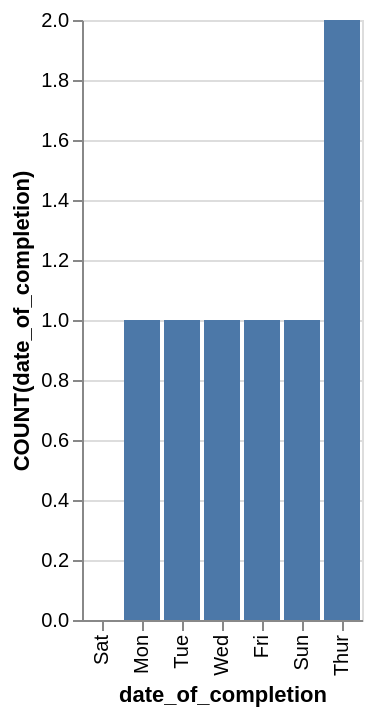

Write the Vega-Lite specification saved for this chart.
### Vega-Lite specification from a JSON file in a GitHub repository (floating-point values rounded to 4 significant figures)
{"data": {"values": [{"x_data": "Mon", "y_data": 1}, {"x_data": "Tue", "y_data": 1}, {"x_data": "Wed", "y_data": 1}, {"x_data": "Thur", "y_data": 2}, {"x_data": "Fri", "y_data": 1}, {"x_data": "Sat", "y_data": 0}, {"x_data": "Sun", "y_data": 1}]}, "mark": "bar", "encoding": {"x": {"field": "x_data", "type": "nominal", "title": "date_of_completion", "sort": {"op": "sum", "field": "y_data", "order": "ascending"}}, "y": {"field": "y_data", "type": "quantitative", "title": "COUNT(date_of_completion)"}}}
